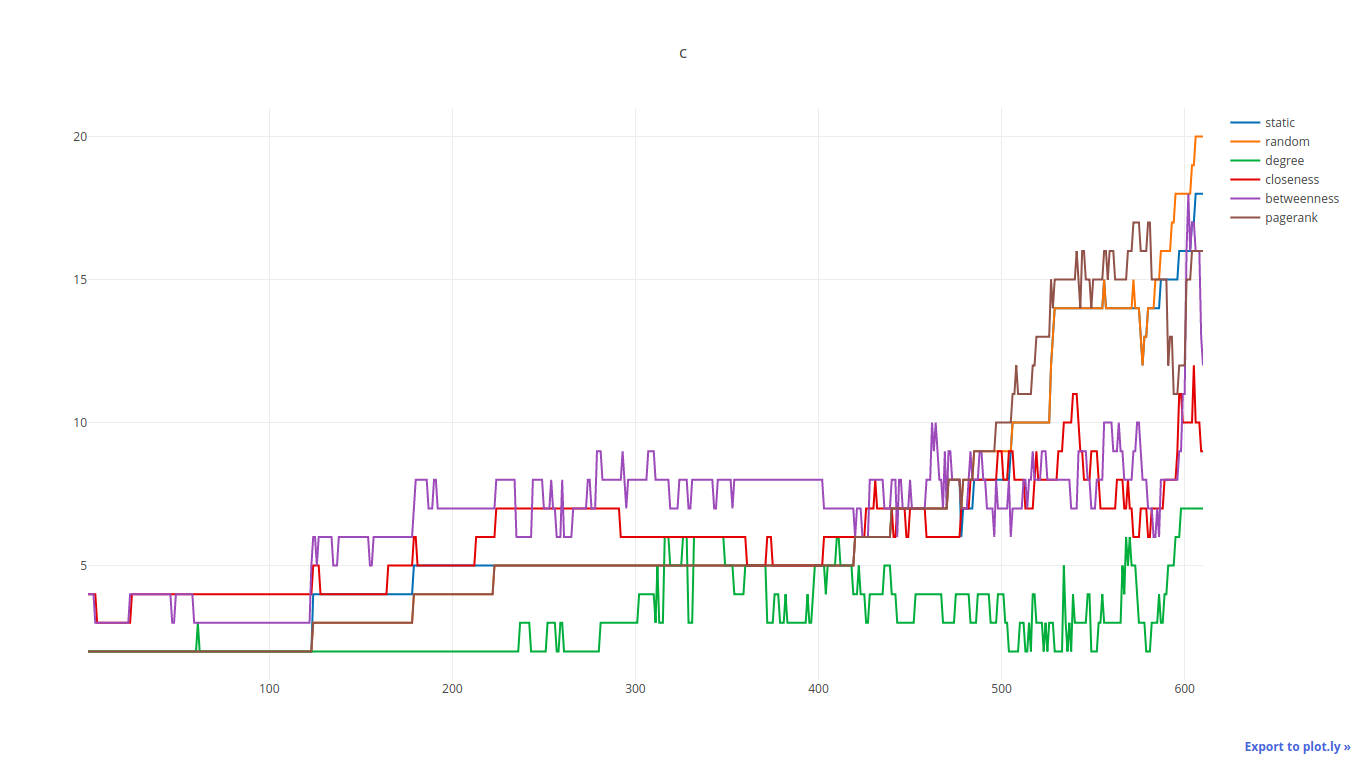

Recreate this plot in Python.
import igraph as ig
import random
import os
from plotly.offline import plot
import plotly
import plotly.graph_objs as go
from numpy.random import choice
from random import shuffle

def write_data(filename, n, edges, cent=None, w_s=None):
    if w_s is None:
        w_s = [1/2,]*len(edges)

    with open(filename, 'w') as f:
        f.seek(0)
        f.write(str(n)+' '+str(len(edges))+'\n')
        for i in range(2):
            for item in enumerate(edges):
                f.write(str(item[1][0])+' '+str(item[1][1])+' '+str(w_s[item[0]])+'\n')
        if cent:
            for i in range(2):
                for c in cent:
                    f.write(str(c)+'\n')

def read_data(filename):
    with open(filename, 'r') as f:
        f.seek(0)
        ans = f.readline()
        return float(ans)

def show_plot(_x, _y_s):
    data = [go.Scatter(x = _x, y = _y[1], name=_y[0]) for _y in _y_s]
    plot({"data": data, "layout": go.Layout(title="c")}, auto_open=True)

def get_centralities(g, n, name):
    if name=="pagerank":
        return g.pagerank()
    elif name=="betweenness":
        betw = g.betweenness()
        b_max = max(betw)
        betw_norm = [b/(b_max+1) for b in betw]
        return betw_norm
    elif name=="closeness":
        return g.closeness()
    elif name=="degree":
        dg = g.degree()
        m = max(dg)
        return [d/(m+1) for d in dg]
    elif name=="static":
        return [1/2,] * n
    elif name=="random":
        random.seed(2)
        w_s = []
        for _ in range(n):
            w_s.append(round(random.random(), 3))

def get_random_weights(m):
    w_s = []
    for _ in range(n):
        w_s.append(round(random.random(), 3))

def get_matrix(draw):
    for i in range(len(draw)):
        draw[i][i] = 0
    for i in range(1, len(draw)):
        for j in range(i):
            draw[i][j] = draw[j][i]
    return draw

def generate_sequence(n):
    graphs = []
    draw = choice([0, 1], size=(n, n))
    m = get_matrix(draw)
#    print(m)
    g0 = ig.Graph.Adjacency(m.tolist())
    graphs.append(g0)
    order = []
    for i in range(1, n):
        for j in range(i):
            if m[i][j] == 1:
                order.append((i, j))
    shuffle(order)
    for idx in order:
        m[idx[0], idx[1]] = 0
#        print(m)
        graphs.append(ig.Graph.Adjacency(m.tolist()))
    return graphs

if __name__ == "__main__":
    n = 50
    c_s = ["static", "random", "degree", "closeness", "betweenness", "pagerank"]
    res_s = []
    random.seed(2)
    graphs = generate_sequence(n)
    n_s = [i+1 for i in range(len(graphs))]
    for c in c_s:
        res = []
        for g in graphs:
            edges = g.get_edgelist()
            centralities = get_centralities(g, n, c)
            w_s = g.similarity_jaccard(pairs=edges)
            write_data("erdos_renyi.in", n, edges, cent=centralities, w_s=w_s)
            os.system("./../model < erdos_renyi.in > erdos_renyi.out")
            res.append(read_data("erdos_renyi.out"))
        res_s.append((c, res))
    show_plot(n_s, res_s)
#    print(res_s)
